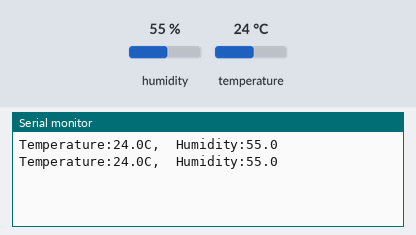
Recording of a sketch running on a simulated Arduino Uno, built with avr-gcc and run on an emulated ATmega328P. Parts: the last lines printed to the serial monitor. The test bench sets the inputs (shaded band); at power-on: humidity 55 %, temperature 24 °C.

Above: at 2.8 s.
2.9 s: humidity set to 22 %
At 4.6 s:
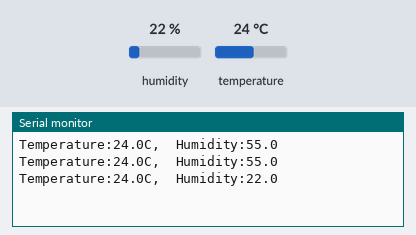
5.6 s: temperature set to 12 °C
At 7.0 s:
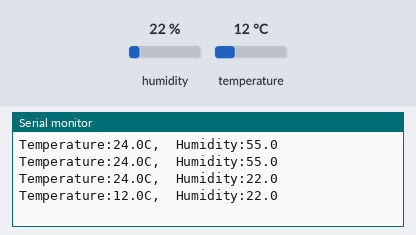
8.3 s: humidity set to 40 %
At 10.6 s:
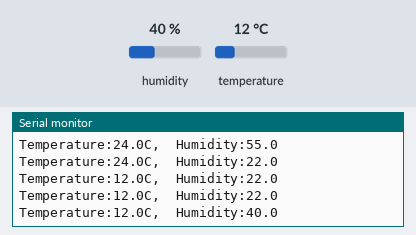
Timing chart, 0 to 12.1 s (numbered marks = the images above; inputs shaded):
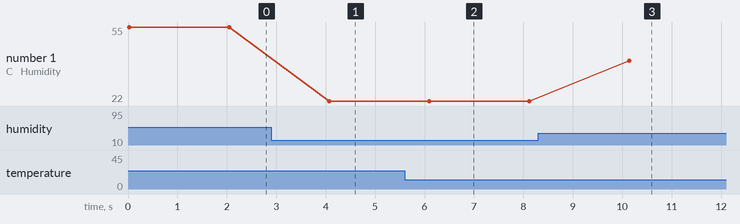

Measured:
- after the input at 2.9 s, the serial monitor: prints a new line after 1.2 s (image 1)
- after the input at 5.6 s, the serial monitor: prints a new line after 0.50 s (image 2)
- after the input at 8.3 s, the serial monitor: prints a new line after 1.8 s (image 3)
- plotted number 1: 55 → 22 after the input at 2.9 s, 22 → 40 after the input at 8.3 s

The sketch:

4_DHT.ino
```cpp
/***
Example Code for DHT11 sensor
***/

#include "DHTStable.h"

DHTStable DHT;

int DHT11_PIN = 5;

void setup()
{
  Serial.begin(9600);
}

void loop()
{
  // read sensor
  DHT.read11(DHT11_PIN);
  //  DISPLAY DATA
  Serial.print("Temperature:");
  Serial.print(DHT.getTemperature(), 1); // one decimal
  Serial.print("C");
  Serial.print(",\t");
  Serial.print("Humidity:");
  Serial.println(DHT.getHumidity(), 1);
  delay(2000);
}
```
